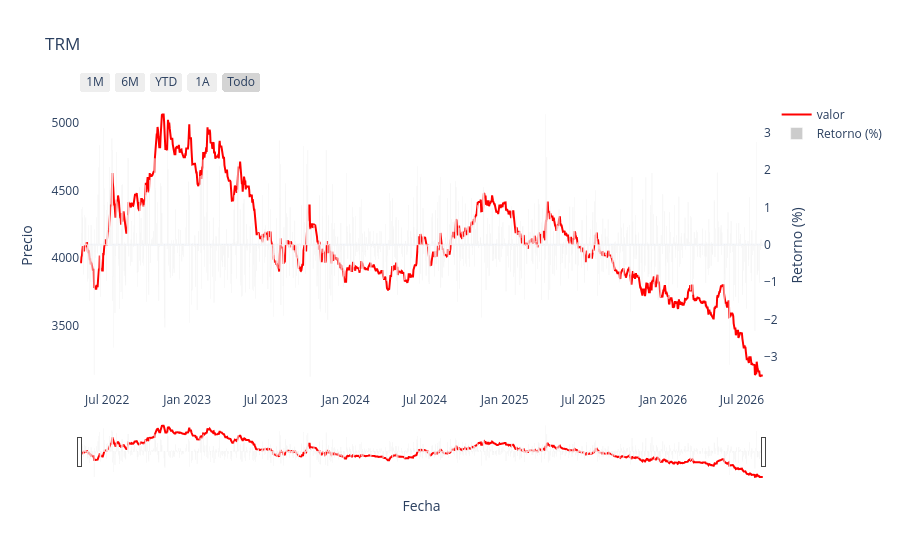

Source (notebook cell):
### Code cell
plotly_oneplot_prueba(data = fullTRM, x_col="fecha", y_col="valor", plot_title="TRM", color_in="red")

### Figure 1 — Plotly figure (JSON) as saved in the notebook; plotly's stock layout.template omitted (floating-point values rounded to 4 significant figures; data arrays with more than 128 entries replaced by an {"elided": "..."} marker saying what was removed)
{"data": [{"line": {"color": "red", "dash": "solid"}, "mode": "lines", "name": "valor", "type": "scatter", "x": {"elided": "1572 str values"}, "y": {"elided": "1572 float values"}}, {"marker": {"color": "rgba(128, 128, 128, 0.4)"}, "name": "Retorno (%)", "type": "bar", "x": {"elided": "1572 str values"}, "y": {"elided": "1572 float values"}, "yaxis": "y2"}], "layout": {"hovermode": "x unified", "title": {"text": "TRM"}, "xaxis": {"rangeselector": {"buttons": [{"count": 1, "label": "1M", "step": "month", "stepmode": "backward"}, {"count": 6, "label": "6M", "step": "month", "stepmode": "backward"}, {"count": 1, "label": "YTD", "step": "year", "stepmode": "todate"}, {"count": 1, "label": "1A", "step": "year", "stepmode": "backward"}, {"label": "Todo", "step": "all"}]}, "rangeslider": {"visible": true}, "title": {"text": "Fecha"}, "type": "date"}, "yaxis": {"autorange": true, "fixedrange": false, "showgrid": false, "title": {"text": "Precio"}}, "yaxis2": {"autorange": true, "fixedrange": false, "overlaying": "y", "showgrid": false, "side": "right", "title": {"text": "Retorno (%)"}, "zeroline": true}}}
